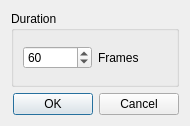
<?xml version="1.0" encoding="UTF-8"?>
<ui version="4.0">
 <class>WaitDialog</class>
 <widget class="QDialog" name="WaitDialog">
  <property name="geometry">
   <rect>
    <x>0</x>
    <y>0</y>
    <width>190</width>
    <height>126</height>
   </rect>
  </property>
  <property name="windowTitle">
   <string>Dialog</string>
  </property>
  <layout class="QVBoxLayout" name="verticalLayout">
   <item>
    <widget class="QGroupBox" name="groupBox">
     <property name="title">
      <string>Duration</string>
     </property>
     <layout class="QHBoxLayout" name="horizontalLayout">
      <item>
       <widget class="QSpinBox" name="spinBox">
        <property name="minimum">
         <number>1</number>
        </property>
        <property name="maximum">
         <number>999</number>
        </property>
        <property name="value">
         <number>60</number>
        </property>
       </widget>
      </item>
      <item>
       <widget class="QLabel" name="label">
        <property name="text">
         <string>Frames</string>
        </property>
       </widget>
      </item>
     </layout>
    </widget>
   </item>
   <item>
    <widget class="QDialogButtonBox" name="buttonBox">
     <property name="orientation">
      <enum>Qt::Horizontal</enum>
     </property>
     <property name="standardButtons">
      <set>QDialogButtonBox::Cancel|QDialogButtonBox::Ok</set>
     </property>
    </widget>
   </item>
  </layout>
 </widget>
 <resources/>
 <connections>
  <connection>
   <sender>buttonBox</sender>
   <signal>accepted()</signal>
   <receiver>WaitDialog</receiver>
   <slot>accept()</slot>
   <hints>
    <hint type="sourcelabel">
     <x>180</x>
     <y>116</y>
    </hint>
    <hint type="destinationlabel">
     <x>157</x>
     <y>274</y>
    </hint>
   </hints>
  </connection>
  <connection>
   <sender>buttonBox</sender>
   <signal>rejected()</signal>
   <receiver>WaitDialog</receiver>
   <slot>reject()</slot>
   <hints>
    <hint type="sourcelabel">
     <x>180</x>
     <y>116</y>
    </hint>
    <hint type="destinationlabel">
     <x>286</x>
     <y>274</y>
    </hint>
   </hints>
  </connection>
 </connections>
</ui>
